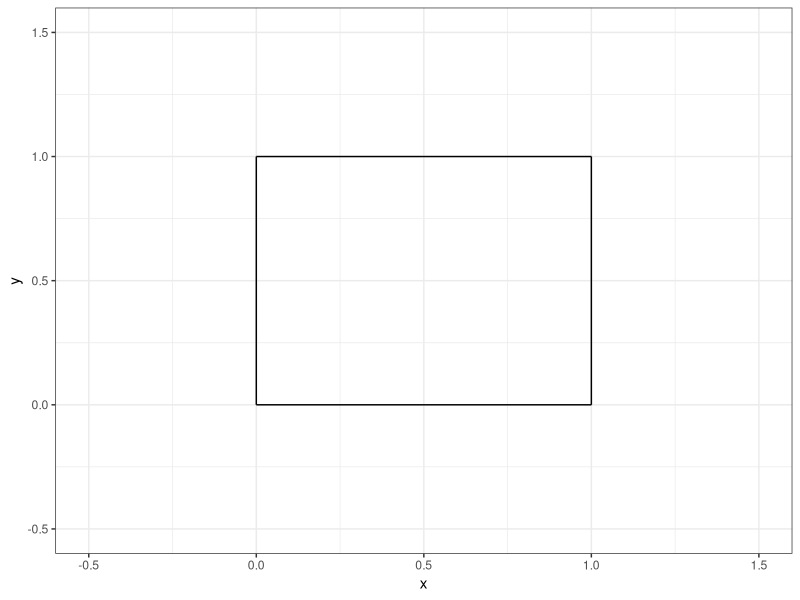
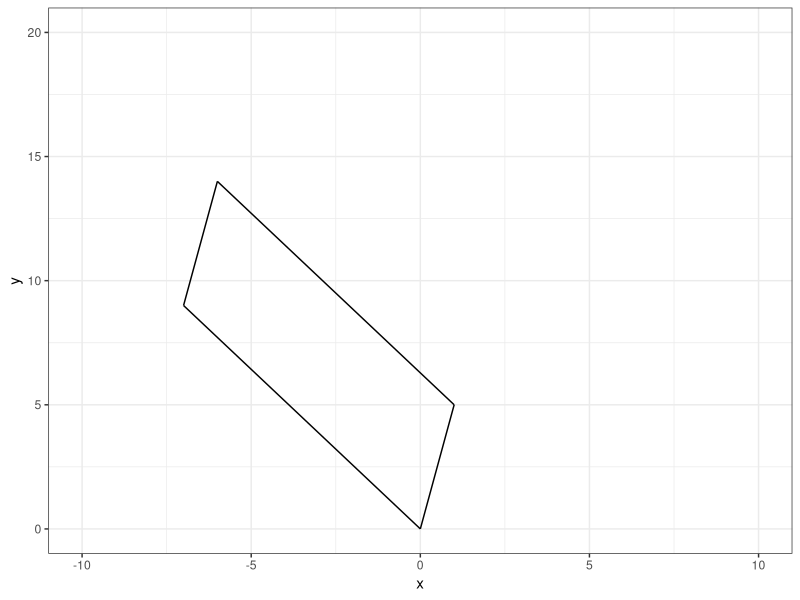
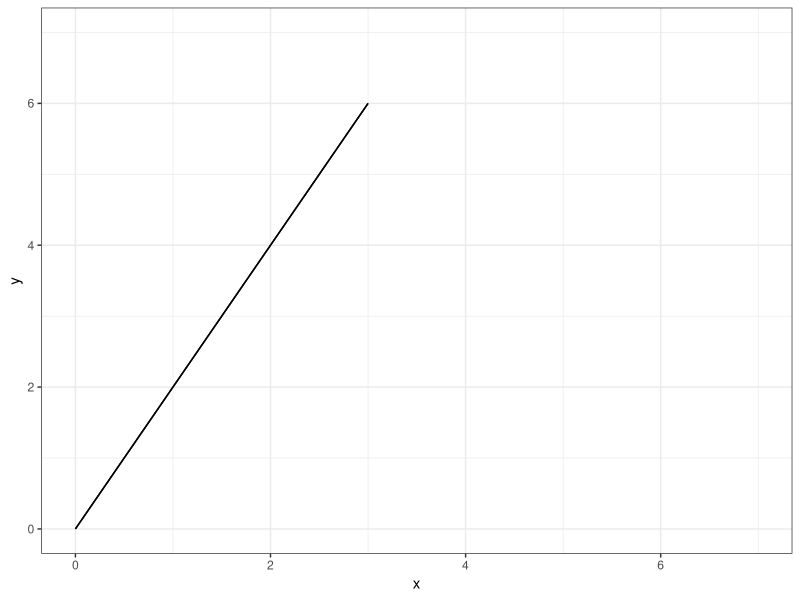
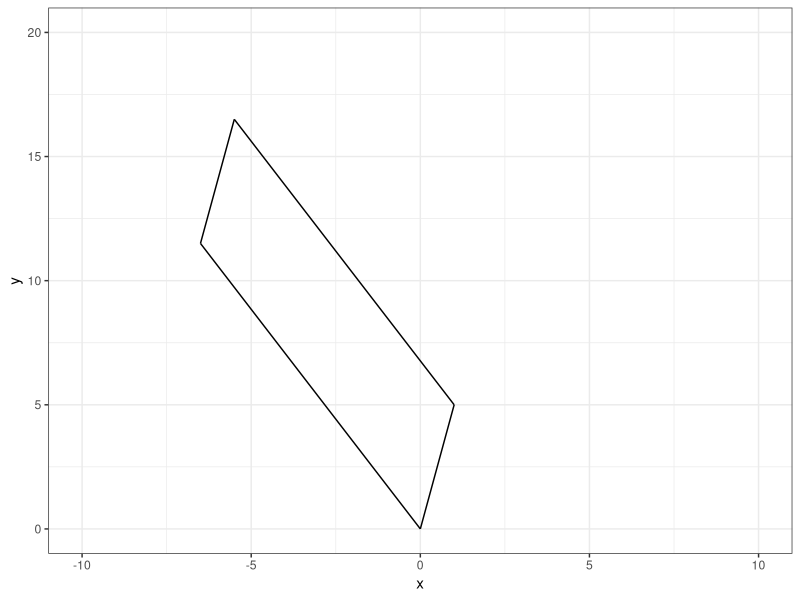
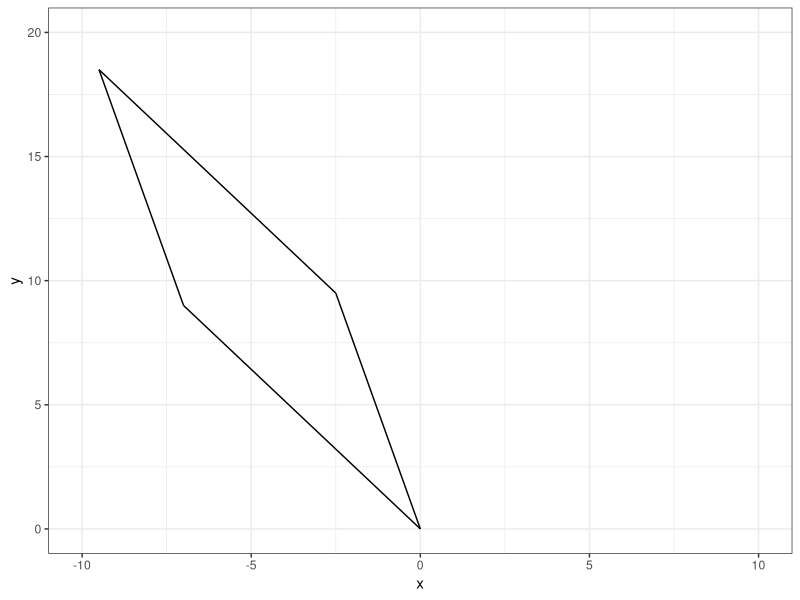
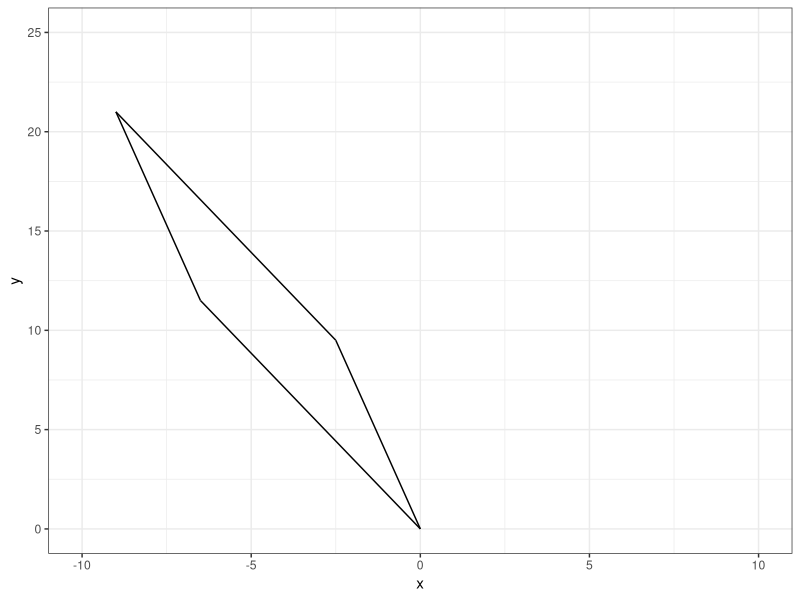
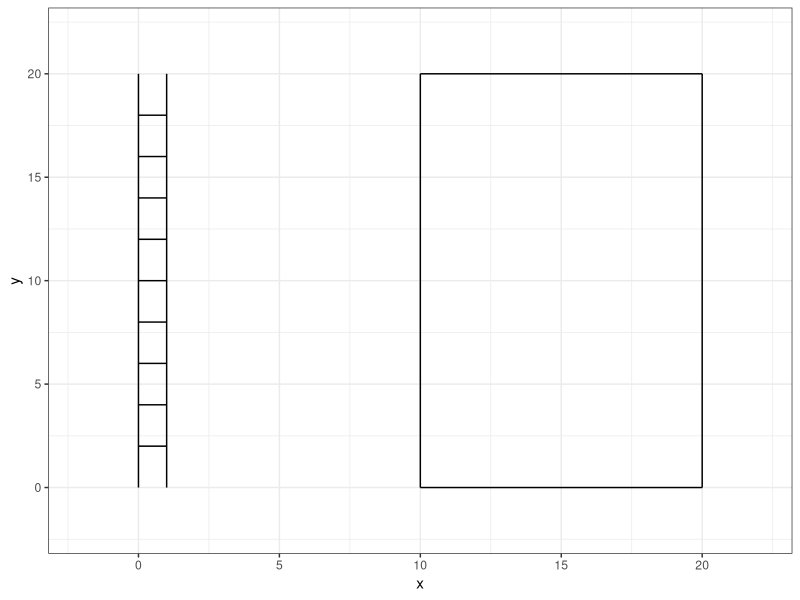
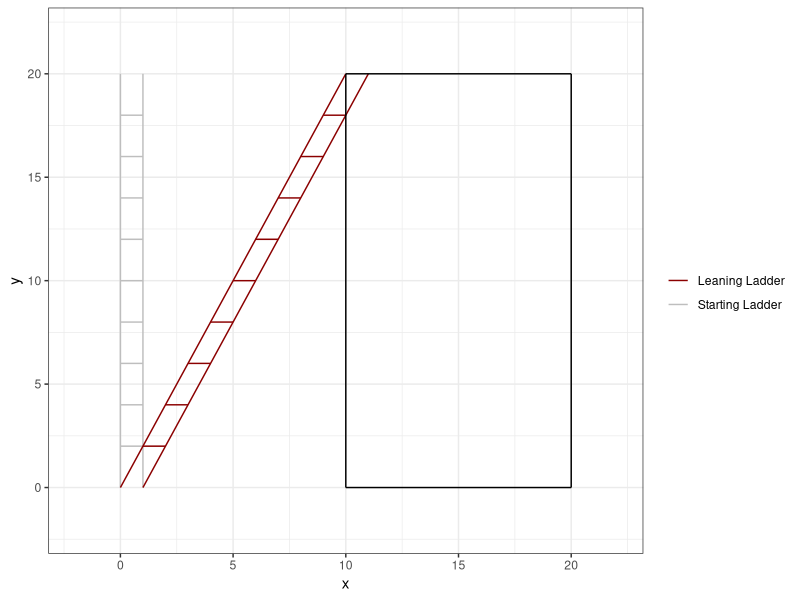

Write R code to recreate these figures, in order.
## ---- chunk 1
#| echo: false

default_chunk_hook  <- knitr::knit_hooks$get("chunk")

latex_font_size <- c("Huge", "huge", "LARGE", "Large", 
                     "large", "normalsize", "small", 
                     "footnotesize", "scriptsize", "tiny")

knitr::knit_hooks$set(chunk = function(x, options) {
  x <- default_chunk_hook(x, options)
  if(options$size %in% latex_font_size) {
    paste0("\n \\", options$size, "\n\n", 
      x, 
      "\n\n \\normalsize"
    )
  } else {
    x
  }
})

## ---- chunk 2
#| label: load-packages
#| include: false
library(tidyverse)
## ---- chunk 3
#| label: fig-unitsquare
#| fig-cap: "The unit square."
#| fig-width: 3
#| fig-height: 3
#| scale: "80%"
#| fig-align: "center"
#| size: "scriptsize"
p0 <- c(0, 0)
p1 <- c(1, 0)
p2 <- c(1, 1)
p3 <- c(0, 1)
ggplot() +
  geom_segment(aes(x = p0[1], y = p0[2], xend = p1[1], yend = p1[2])) +
  geom_segment(aes(x = p1[1], y = p1[2], xend = p2[1], yend = p2[2])) +
  geom_segment(aes(x = p2[1], y = p2[2], xend = p3[1], yend = p3[2])) +
  geom_segment(aes(x = p3[1], y = p3[2], xend = p0[1], yend = p0[2])) +
  theme_bw() +
  xlim(-0.5, 1.5) +
  ylim(-0.5, 1.5) +
  labs(x = "x", y = "y")
## ---- chunk 4
#| size: "scriptsize"
(M <- matrix(data = c(1, 0, 0, 1), nrow = 2, ncol = 2)) # 
(A <- matrix(data = c(1, 5, -7, 9), nrow = 2, ncol = 2)) # created matrix A
## ---- chunk 5
#| size: "scriptsize" 
(T <- A %*% M) # Created matrix T
## ---- chunk 6
#| size: "scriptsize" 
(basis.vector.1 <- T[, 1]) # created basis.vector.1 
(basis.vector.2 <- T[, 2]) # created basis.vector.2
## ---- chunk 7
#| size: "scriptsize" 
(p0 <- c(0, 0)) 
(p1 <- c(1, 5))
(p2 <- c(-6, 14))
(p3 <- c(-7, 9)) # created points p0, p1, p2, p3
## ---- chunk 8
#| label: fig-matrixT
#| fig-cap: "Matrix T."
#| fig-width: 3
#| fig-height: 3
#| scale: "80%"
#| fig-align: "center"
#| size: "scriptsize"
ggplot() +
  geom_segment(aes(x = p0[1], y = p0[2], xend = p1[1], yend = p1[2])) +
  geom_segment(aes(x = p1[1], y = p1[2], xend = p2[1], yend = p2[2])) +
  geom_segment(aes(x = p2[1], y = p2[2], xend = p3[1], yend = p3[2])) +
  geom_segment(aes(x = p3[1], y = p3[2], xend = p0[1], yend = p0[2])) +
  theme_bw() +
  xlim(-10, 10) +
  ylim(0, 20) +
  labs(x = "x", y = "y")
## ---- chunk 9
#| size: "scriptsize" 
(A.determinant <- det(A)) # found determinant of A
## ---- chunk 10
#| size: "scriptsize" 
(A <- matrix(data = c(1, 2, 2, 4), nrow = 2, ncol = 2)) # created matrix A
## ---- chunk 11
#| size: "scriptsize" 
(T <- A %*% M) # Created matrix T
## ---- chunk 12
#| size: "scriptsize" 
(basis.vector.1 <- T[, 1]) # created basis.vector.1 
(basis.vector.2 <- T[, 2]) # created basis.vector.2
## ---- chunk 13
#| size: "scriptsize" 
(p0 <- c(0, 0)) 
(p1 <- c(2, 4))
(p2 <- c(3, 6))
(p3 <- c(1, 2)) # created points p0, p1, p2, p3
## ---- chunk 14
#| label: fig-matrixT2
#| fig-cap: "Matrix T2."
#| fig-width: 3
#| fig-height: 3
#| scale: "80%"
#| fig-align: "center"
#| size: "scriptsize"
ggplot() +
  geom_segment(aes(x = p0[1], y = p0[2], xend = p1[1], yend = p1[2])) +
  geom_segment(aes(x = p1[1], y = p1[2], xend = p2[1], yend = p2[2])) +
  geom_segment(aes(x = p2[1], y = p2[2], xend = p3[1], yend = p3[2])) +
  geom_segment(aes(x = p3[1], y = p3[2], xend = p0[1], yend = p0[2])) +
  theme_bw() +
  xlim(0, 7) +
  ylim(0, 7) +
  labs(x = "x", y = "y")
## ---- chunk 15
#| size: "scriptsize" 
(A.determinant <- det(A)) # found determinant of A
## ---- chunk 16
#| size: "scriptsize"
(M <- matrix(data = c(1, 0, 0.5, 1), nrow = 2, ncol = 2)) # 
(A <- matrix(data = c(1, 5, -7, 9), nrow = 2, ncol = 2)) # created matrix A
(T <- A %*% M) # Created matrix T
(basis.vector.1 <- T[, 1]) # created basis.vector.1 
(basis.vector.2 <- T[, 2]) # created basis.vector.2
(p0 <- c(0, 0)) 
(p1 <- c(-6.5, 11.5))
(p2 <- c(-5.5, 16.5))
(p3 <- c(1, 5)) # created points p0, p1, p2, p3
ggplot() +
  geom_segment(aes(x = p0[1], y = p0[2], xend = p1[1], yend = p1[2])) +
  geom_segment(aes(x = p1[1], y = p1[2], xend = p2[1], yend = p2[2])) +
  geom_segment(aes(x = p2[1], y = p2[2], xend = p3[1], yend = p3[2])) +
  geom_segment(aes(x = p3[1], y = p3[2], xend = p0[1], yend = p0[2])) +
  theme_bw() +
  xlim(-10, 10) +
  ylim(0, 20) +
  labs(x = "x", y = "y")
(A.determinant <- det(A)) # found determinant of A
## ---- chunk 17
#| size: "scriptsize"
(M <- matrix(data = c(1, 0.5, 0, 1), nrow = 2, ncol = 2)) # 
(A <- matrix(data = c(1, 5, -7, 9), nrow = 2, ncol = 2)) # created matrix A
(T <- A %*% M) # Created matrix T
(basis.vector.1 <- T[, 1]) # created basis.vector.1 
(basis.vector.2 <- T[, 2]) # created basis.vector.2
(p0 <- c(0, 0)) 
(p1 <- c(-7, 9))
(p2 <- c(-9.5, 18.5))
(p3 <- c(-2.5, 9.5)) # created points p0, p1, p2, p3
ggplot() +
  geom_segment(aes(x = p0[1], y = p0[2], xend = p1[1], yend = p1[2])) +
  geom_segment(aes(x = p1[1], y = p1[2], xend = p2[1], yend = p2[2])) +
  geom_segment(aes(x = p2[1], y = p2[2], xend = p3[1], yend = p3[2])) +
  geom_segment(aes(x = p3[1], y = p3[2], xend = p0[1], yend = p0[2])) +
  theme_bw() +
  xlim(-10, 10) +
  ylim(0, 20) +
  labs(x = "x", y = "y")
(A.determinant <- det(A)) # found determinant of A
## ---- chunk 18
#| size: "scriptsize"
(M <- matrix(data = c(1, 0.5, 0.5, 1), nrow = 2, ncol = 2)) # 
(A <- matrix(data = c(1, 5, -7, 9), nrow = 2, ncol = 2)) # created matrix A
(T <- A %*% M) # Created matrix T
(basis.vector.1 <- T[, 1]) # created basis.vector.1 
(basis.vector.2 <- T[, 2]) # created basis.vector.2
(p0 <- c(0, 0)) 
(p1 <- c(-6.5, 11.5))
(p2 <- c(-9, 21))
(p3 <- c(-2.5, 9.5)) # created points p0, p1, p2, p3
ggplot() +
  geom_segment(aes(x = p0[1], y = p0[2], xend = p1[1], yend = p1[2])) +
  geom_segment(aes(x = p1[1], y = p1[2], xend = p2[1], yend = p2[2])) +
  geom_segment(aes(x = p2[1], y = p2[2], xend = p3[1], yend = p3[2])) +
  geom_segment(aes(x = p3[1], y = p3[2], xend = p0[1], yend = p0[2])) +
  theme_bw() +
  xlim(-10, 10) +
  ylim(0, 25) +
  labs(x = "x", y = "y")
(A.determinant <- det(A)) # found determinant of A
## ---- chunk 19
(ladder <- data.frame(x = c(0, 0, 1, 1, 0, 1, 0, 1, 0, 1, 0, 1, 0, 1, 0, 1, 0, 1, 0, 1, 0, 1),
y = c(0, 20, 0, 20, 2, 2, 4, 4, 6, 6, 8, 8, 10, 10, 12, 12, 14, 14, 16, 16, 18, 18), group = c(1, 1, 2, 2, 3, 3, 4, 4, 5, 5, 6, 6, 7, 7, 8, 8, 9, 9, 10, 10, 11, 11))) # Created ladder
## ---- chunk 20
#| label: fig-ladder
#| fig-cap: "A ladder."
#| fig-width: 3
#| fig-height: 3
#| scale: "80%"
#| fig-align: "center"
#| size: "scriptsize"
ggplot() +
  geom_path(data = ladder, 
              aes(x = x, y = y, group = group)) +
                  geom_segment(aes(x = 10, xend = 10,
                   y=0, yend = 20))+
  geom_segment(aes(x = 10, xend = 20,
                   y=20, yend = 20))+
  geom_segment(aes(x = 20, xend = 20,
                   y=0, yend = 20))+
  geom_segment(aes(x = 10, xend = 20,
                   y=0, yend = 0)) +
  theme_bw() +
  xlim(-2,22) +
  ylim(-2,22)
## ---- chunk 21
#| size: "scriptsize"
(A <- matrix(data = c(0, 0, 1, 1, 0, 1, 0, 1, 0, 1, 0, 1, 0, 1, 0, 1, 0, 1, 0, 1, 0, 1, 0, 20, 0, 20, 2, 2, 4, 4, 6, 6, 8, 8, 10, 10, 12, 12, 14, 14, 16, 16, 18, 18), nrow = 22, ncol = 2)) # Created matrix A
(M <- matrix(data = c(1, 0.5, 0, 1), nrow = 2, ncol = 2)) # Created matrix M
(T.matrix <- A %*% M)
## ---- chunk 22
#| size: "scriptsize"
(leaning.ladder <- data.frame(x = T.matrix[, 1], y = T.matrix[, 2], group = c(1, 1, 2, 2, 3, 3, 4, 4, 5, 5, 6, 6, 7, 7, 8, 8, 9, 9, 10, 10, 11, 11))) # Created leaning.ladder dataframe
## ---- chunk 23
#| label: fig-ladder2
#| fig-cap: "A ladder and a leaning ladder."
#| fig-width: 3
#| fig-height: 3
#| scale: "80%"
#| fig-align: "center"
#| size: "scriptsize"
ggplot() +
  geom_path(data = ladder, 
              aes(x = x, y = y, group = group, color = "Starting Ladder")) +
  geom_path(data = leaning.ladder, 
              aes(x = x, y = y, group = group, color = "Leaning Ladder")) +
  geom_segment(aes(x = 10, xend = 10,
                   y=0, yend = 20))+
  geom_segment(aes(x = 10, xend = 20,
                   y=20, yend = 20))+
  geom_segment(aes(x = 20, xend = 20,
                   y=0, yend = 20))+
  geom_segment(aes(x = 10, xend = 20,
                   y=0, yend = 0)) +
  theme_bw() +
  xlim(-2,22) +
  ylim(-2,22) +
  scale_color_manual("", values=c("darkred", "grey"))
